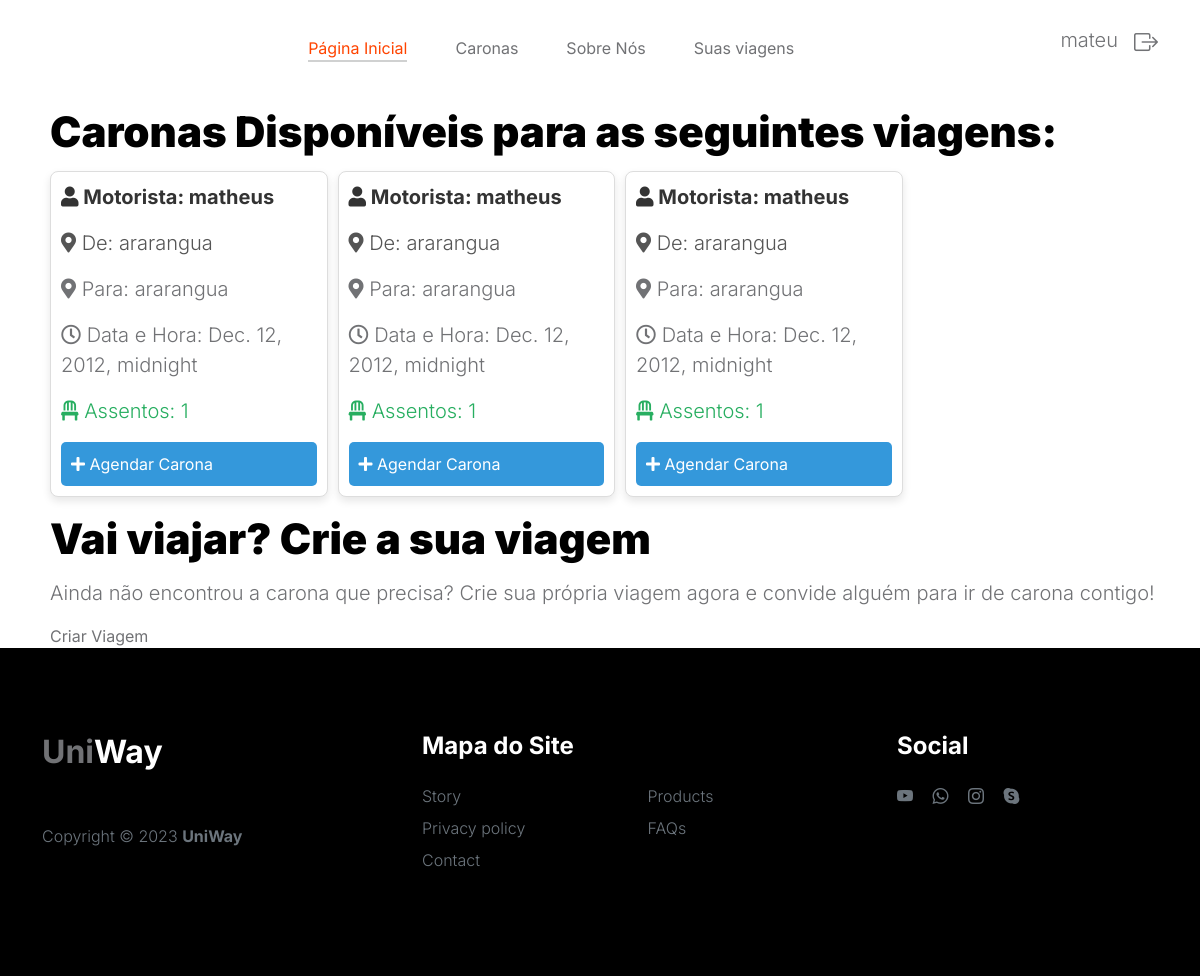
The page /find_trips/ (signed in) on the database as committed earlier.
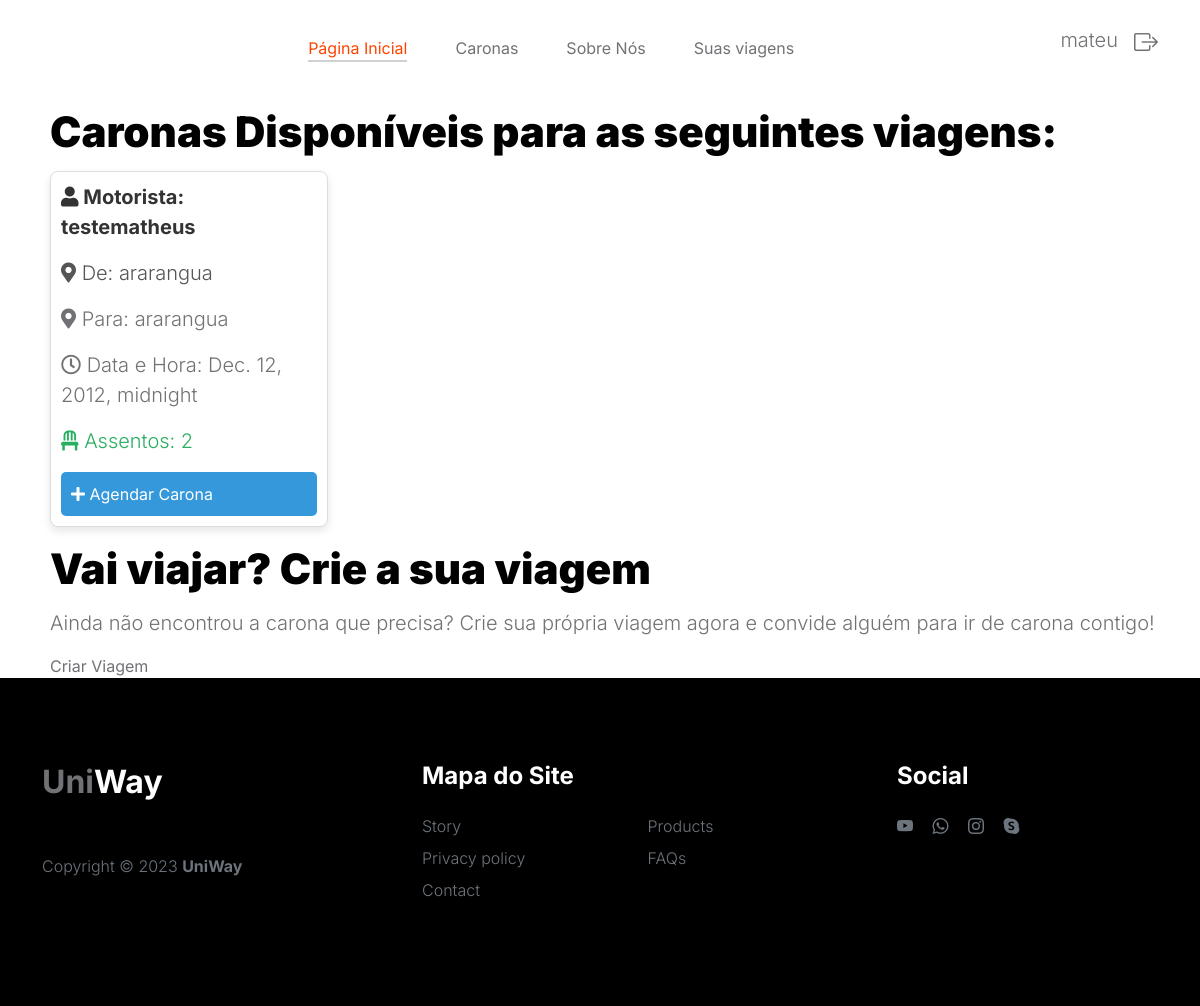
The same page on the database as committed later.
### app/models.py (models this page shows, shortened)
class Trip(models.Model):
    id = models.AutoField(primary_key=True)
    driver = models.ForeignKey(User, on_delete=models.CASCADE)
    passengers = models.CharField(max_length=255, blank=True)
    departure_location = models.ForeignKey(Endereco, related_name="trips_departure", on_delete=models.CASCADE)
    destination = models.ForeignKey(Endereco, related_name="trips_destination", on_delete=models.CASCADE)
    date_time = models.DateTimeField()
    available_seats = models.IntegerField()

class User(models.Model):
    is_passenger = models.BooleanField()
    username = models.CharField(max_length=100)
    idade = models.IntegerField(null=True, blank=True)
    email = models.EmailField()
    senha = models.CharField(max_length=100)
    endereco = models.ForeignKey(Endereco, on_delete=models.CASCADE, null=True, blank=True)

class Endereco(models.Model):
    rua = models.CharField(max_length=255)
    cidade = models.CharField(max_length=100)
    estado = models.CharField(max_length=100)

### app/views.py (the view)
# urls.py: path('find_trips/', find_trips, name='find_trips'),
def find_trips(request):
    trips = Trip.objects.all()
    context = {
        'trips': trips,
    }
    return render(request, 'find_trips.html', context)

### app/templates/find_trips.html (shortened to what this page needs)
{% extends 'main.html' %}
{% load static %}
{% block conteudo %}
<section>
{% if user.is_authenticated %}
  <div class="viagem-container">
    <h2>Caronas Disponíveis para as seguintes viagens:</h2>
    <div class="viagem-lista">
      <div class="viagem-grid">
        {% for trip in trips %}
        {% if trip.available_seats >= 1 %}
        <div class="viagem-item">
            <p class="motorista"><i class="fas fa-user"></i> Motorista: {{ trip.driver.username }}</p>
            <p class="detalhes-viagem"><i class="fas fa-map-marker-alt"></i> De: {{ trip.departure_location.cidade }}</p>
            <p class="detalhes-viagem2"><i class="fas fa-map-marker-alt"></i> Para: {{ trip.destination.cidade }}</p>
            <p class="detalhes-viagem3"><i class="far fa-clock"></i> Data e Hora: {{ trip.date_time }}</p>
            <p class="assentos-disponiveis"><i class="fas fa-chair"></i> Assentos: {{ trip.available_seats }}</p>
            {% if user.username == trip.passengers %}
                <p>Você escolheu esta viagem.</p>
            {% else %}
                <a href="#" class="adicionar-viagem-btn" onclick="agendarCarona({{trip.id}})"><i class="fas fa-plus"></i> Agendar Carona</a>
            {% endif %}
        </div>
        {% endif %}
        {% endfor %}
    </div>
      <div class="crie-viagem">
        <h2>Vai viajar? Crie a sua viagem</h2>
        <p>Ainda não encontrou a carona que precisa? Crie sua própria viagem agora e convide alguém para ir de carona contigo!</p>
        <a href="/create_trip/" class="botao-criar-viagem">Criar Viagem</a>
      </div>
    </div>
  </div>
{% else %}
  <div class="crie-viagem">
    <h2>Faça login ou cadastre-se para acessar as viagens</h2>
    <a href="/login/" class="botao-criar-viagem">Login</a>
  </div>
{% endif %}
</section>
{% endblock %}

### templates/main.html (shortened to what this page needs)
{% load static %}
<!doctype html>
<html lang="en">
    <head>
        <link href="{% static 'css/bootstrap-icons.css' %}" rel="stylesheet">
        <link href="{% static 'css/bootstrap.min.css' %}" rel="stylesheet">
        <link rel="stylesheet" href="{% static 'css/slick.css' %}"/>
        <link href="/static/css/styles3.css" rel="stylesheet">
        <link href="{% static 'css/styles.css' %}" rel="stylesheet">
        <link rel="stylesheet" href="https://cdnjs.cloudflare.com/ajax/libs/font-awesome/5.15.1/css/all.min.css">
    </head>
    <body>
        {% include 'header.html' %}
            {% block conteudo %}  {% endblock  %}
        {% include 'footer.html' %}
    </body>
</html>

### app/templates/header.html (shortened to what this page needs)
{% load static %}
    <header>
        <nav class="navbar navbar-expand-lg">
            <div class="container">
                <div class="collapse navbar-collapse" id="navbarNav">
                    <ul class="navbar-nav mx-auto">
                        <li class="nav-item">
                            <a class="nav-link active" href="/">Página Inicial</a>
                        </li>
                        <li class="nav-item">
                            <a class="nav-link" href="/find_trips">Caronas</a>
                        </li>
                        <li class="nav-item">
                            <a class="nav-link" href="/sobrenos/">Sobre Nós</a>
                        </li>
                        <li class="nav-item">
                            <a class="nav-link" href="/suasviagens/">Suas viagens</a>
                        </li>
                    </ul>
                    <div class="d-none d-lg-block">
                        {% if user.is_authenticated %}
                            <p class="float-start me-3">{{ request.user.username }}</p>
                            <a href="/logout" class="bi-box-arrow-right custom-icon"></a>
                        {% else %}
                            <a href="/login" class="float-end bi-person custom-icon"></a>
                        {% endif %}
                    </div>
                </div>
            </div>
        </nav>
    </header>

### app/templates/footer.html
{% load static %}
    <footer class="site-footer">
        <div class="container">
            <div class="row">
                <div class="col-lg-3 col-10 me-auto mb-4">
                    <h4 class="text-white mb-3"><a href="sobrenos">Uni</a>Way</h4>
                    <p class="copyright-text text-muted mt-lg-5 mb-4 mb-lg-0">Copyright © 2023 <strong>UniWay</strong></p>
                    <br>
                </div>
                <div class="col-lg-5 col-8">
                    <h5 class="text-white mb-3">Mapa do Site</h5>
                    <ul class="footer-menu d-flex flex-wrap">
                        <li class="footer-menu-item"><a href="sobrenos" class="footer-menu-link">Story</a></li>
                        <li class="footer-menu-item"><a href="sobrenos" class="footer-menu-link">Products</a></li>
                        <li class="footer-menu-item"><a href="sobrenos" class="footer-menu-link">Privacy policy</a></li>
                        <li class="footer-menu-item"><a href="sobrenos" class="footer-menu-link">FAQs</a></li>
                        <li class="footer-menu-item"><a href="sobrenos" class="footer-menu-link">Contact</a></li>
                    </ul>
                </div>
                <div class="col-lg-3 col-4">
                    <h5 class="text-white mb-3">Social</h5>
                    <ul class="social-icon">
                        <li><a href="sobrenos" class="social-icon-link bi-youtube"></a></li>
                        <li><a href="sobrenos" class="social-icon-link bi-whatsapp"></a></li>
                        <li><a href="sobrenos" class="social-icon-link bi-instagram"></a></li>
                        <li><a href="sobrenos" class="social-icon-link bi-skype"></a></li>
                    </ul>
                </div>
            </div>
        </div>
    </footer>

### templates/static/css/styles3.css (style rules this page uses)
.viagem-item { border: 1px solid #ddd; border-radius: 8px; margin-right: 10px; margin-bottom: 10px; padding: 10px; box-shadow: 0 4px 8px rgba(0, 0, 0, 0.1); background-color: #fff; }
.motorista { font-weight: bold; color: #333; }
.detalhes-viagem { color: #555; }
.assentos-disponiveis { color: #27ae60; }
.adicionar-viagem-btn { display: block; margin-top: 15px; padding: 10px; background-color: #3498db; color: #fff; border: none; border-radius: 5px; cursor: pointer; }
.viagem-container { margin-top: 100px; margin-left: 50px; }
.viagem-grid { display: grid; grid-template-columns: repeat(auto-fill, minmax(250px, 1fr)); }

### templates/static/css/styles.css (style rules this page uses)
:root { --white-color: #FFFFFF; --primary-color: #FF4400; --section-bg-color: #f0f8ff; --dark-color: #000000; --grey-color: #d0d1d1; --p-color: #717275; --body-font-family: 'Inter', sans-serif; --h5-font-size: 24px; --p-font-size: 20px; --copyright-text-font-size: 16px; --product-link-font-size: 14px; --custom-link-font-size: 12px; --font-weight-thin: 100; --font-weight-light: 300; --font-weight-normal: 400; --font-weight-bold: 700; --font-weight-black: 900; }
body, html { height: 100%; }
html { scroll-behavior: smooth; }
body { background: var(--white-color); font-family: var(--body-font-family); position: relative; }
h2, h3, h4, h5, h6 { color: var(--dark-color); line-height: inherit; }
h1, h2, h3, h4, h5, h6 { font-weight: var(--font-weight-bold); }
h1, h2 { font-weight: var(--font-weight-black); }
h2 { font-size: 42px; }
h4 { font-size: 32px; }
h5 { font-size: 24px; }
p { color: var(--p-color); font-size: var(--p-font-size); font-weight: var(--font-weight-light); }
a, button { touch-action: manipulation; transition: all 0.3s; }
a { color: var(--p-color); text-decoration: none; }
b, strong { font-weight: var(--font-weight-bold); }
.custom-icon { color: var(--p-color); font-size: 24px; }
.custom-icon { display: inline-block; vertical-align: middle; }
.navbar { background: var(--white-color); position: fixed; top: 0; right: 0; left: 0; padding: 25px 0; z-index: 2; will-change: transform; transition: transform 300ms linear; }
.navbar-expand-lg .navbar-nav .nav-link { display: inline-block; padding: 0; margin-right: 1.5rem; margin-left: 1.5rem; }
.nav-link { color: var(--p-color); font-size: 16px; position: relative; }
.navbar .nav-link::after { position: absolute; top: 100%; left: 0; width: 100%; height: 2px; background: var(--grey-color); content: ''; opacity: 0; -webkit-transition: opacity 0.3s, -webkit-transform 0.3s; -moz-transition: opacity 0.3s, -moz-transform 0.3s; transition: opacity 0.3s, transform 0.3s; -webkit-transform: translateY(10px); -moz-transform: translateY(10px); transform: translateY(10px); }
.navbar .nav-link.active::after, .navbar .nav-link:hover::after { opacity: 1; -webkit-transform: translateY(0px); -moz-transform: translateY(0px); transform: translateY(0px); }
.navbar .nav-link.active, .navbar .nav-link:hover { color: var(--primary-color); }
section { content-visibility: auto; contain-intrinsic-size: 700px; }
.site-footer { background: var(--dark-color); padding-top: 5rem; padding-bottom: 5rem; }
.footer-menu { margin: 0; padding: 0; }
.footer-menu-item { display: block; width: 50%; }
.footer-menu-link { color: #6c757d; font-weight: var(--font-weight-light); display: inline-block; vertical-align: top; margin-top: 4px; margin-bottom: 4px; }
.site-footer .social-icon-link { margin-top: 4px; }
.copyright-text { font-size: var(--copyright-text-font-size); }
.social-icon { margin: 0; padding: 0; }
.social-icon li { list-style: none; display: inline-block; vertical-align: top; }
.social-icon-link { color: #6c757d; font-size: 1rem; display: inline-block; vertical-align: top; margin-bottom: 4px; margin-right: 15px; }

Rows that differ between the two databases and show on the page:
removed Trip: driver.username "matheus", departure_location.cidade "ararangua", destination.cidade "ararangua", date_time "Dec. 12, 2012, midnight", available_seats "1"
removed Trip: driver.username "matheus", departure_location.cidade "ararangua", destination.cidade "ararangua", date_time "Dec. 12, 2012, midnight", available_seats "1"
removed Trip: driver.username "matheus", departure_location.cidade "ararangua", destination.cidade "ararangua", date_time "Dec. 12, 2012, midnight", available_seats "1"
added Trip: driver.username "testematheus", departure_location.cidade "ararangua", destination.cidade "ararangua", date_time "Dec. 12, 2012, midnight", available_seats "2"
